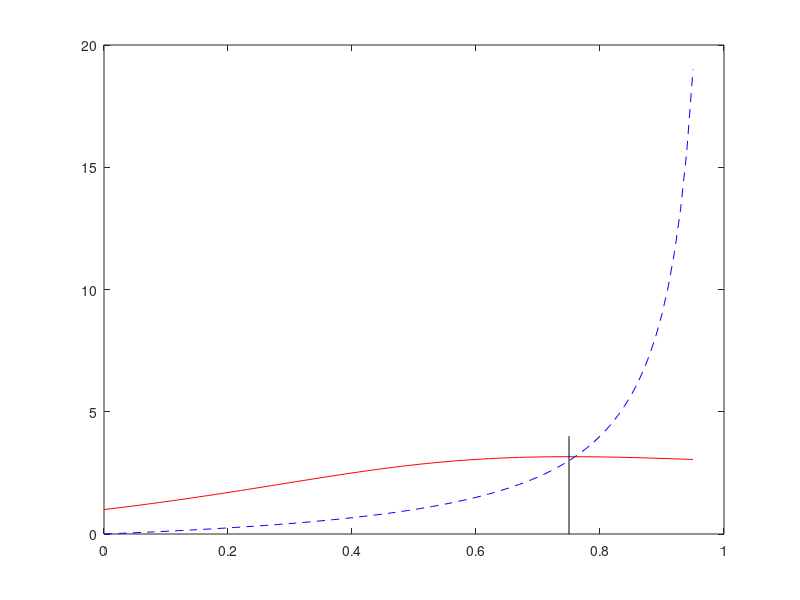

MATLAB code for this plot: (Note: this script raises an error after producing the figure.)

% Lecture 7, Example 05
% 
% A simple 2-coil example of optimal weights.

S = [3;1];	% Sensitivities of 2 coils (at a pixel)

% -- Test all relative weights of these coils

w1 = [0:0.01:0.95];
w2 = 1-w1;

for k = 1:length(w1)
  W = [w1(k) 1-w1(k)];
  sig = W*S;		% Signal
  nvar = sum(W.^2);	% Variance
  snr(k) = sig/sqrt(nvar);	%
end;


[y,yi] = max(snr);
plot(w1,snr,'r-',w1,w1./w2,'b--',w1(yi)*[1 1],[0 4],'k-');
lplot('Weight on Coil 1','SNR','SNR vs weights');
legend('SNR','W1/W2','optimal');
axis([0 1 0 1.25*y]);

[W,g,imn] = senseweights(S);
disp(['SENSE Weights']); disp(W);
SENSEsnr = (W*S)/sqrt(imn);
disp('SENSE SNR'); disp(SENSEsnr);





